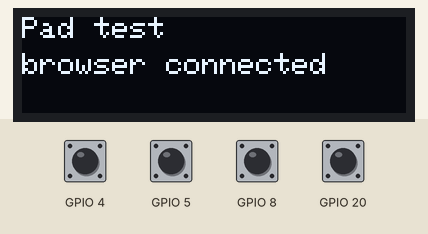
A sketch run on a simulated Seeed XIAO ESP32-C3. Parts: 128×32 one-colour display. The inputs (shaded band) are chosen by the test bench; at power-on: GPIO 4, GPIO 5, GPIO 8, GPIO 20 HIGH. Nothing arrives over Bluetooth unless stated; a phone connects over Bluetooth LE 3 s after start; what the sketch prints to the serial monitor is not drawn.

Above: at 3.6 s.
3.7 s: GPIO 4 pulled LOW for 0.15 s
At 4.6 s:
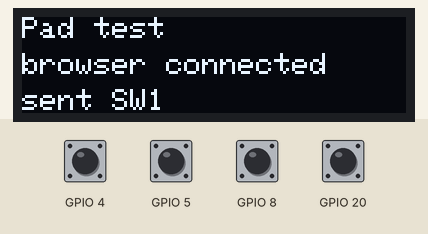
5.3 s: GPIO 5 pulled LOW for 0.15 s
At 5.8 s:
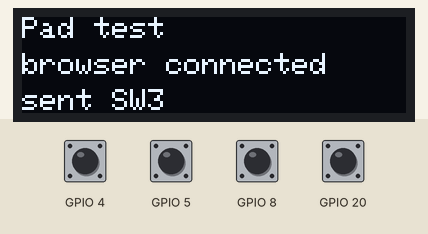
6.9 s: GPIO 8 pulled LOW for 0.15 s
At 8.1 s:
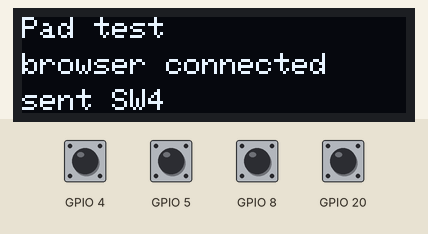
8.5 s: GPIO 20 pulled LOW for 0.15 s
At 9.4 s:
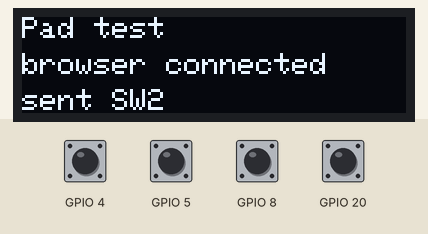
Timing chart, 0 to 11.1 s (numbered marks = the images above; inputs shaded):
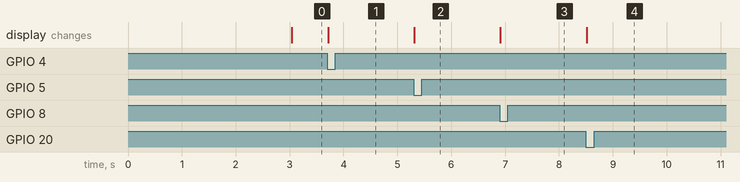

Measured:
- after the input at 3.7 s, the display: changes at once (image 1)
- after the input at 5.3 s, the display: changes at once (image 2)
- after the input at 6.9 s, the display: changes at once (image 3)
- after the input at 8.5 s, the display: changes at once (image 4)

The sketch:

pad-test.ino
```cpp
// Pad test: the smallest thing that gets a key press from the s'mores-pad (XIAO ESP32-C3) into the browser.
// No keyboard emulation: the pad is a plain Bluetooth LE device ("FreezePad") with one characteristic that sends
// the switch name (SW1 … SW4) on every press. pad-test.html connects to it with Web Bluetooth (Chrome) and shows
// "works". The OLED shows whether a browser is connected and the last key sent.
// Libraries: none extra (BLE comes with the esp32 board package), Adafruit SSD1306 + GFX for the OLED.
// Board: XIAO_ESP32C3.
#include <Wire.h>
#include <Adafruit_GFX.h>
#include <Adafruit_SSD1306.h>
#include <BLEDevice.h>
#include <BLEServer.h>
#include <BLE2902.h>

// must match pad-test.html
#define SERVICE_UUID "6e0f0001-5a1e-4f2e-9c1b-f2ee2efd0001"
#define KEYS_UUID    "6e0f0002-5a1e-4f2e-9c1b-f2ee2efd0001"

Adafruit_SSD1306 display(128, 32, &Wire, -1);
bool oledOk = false;
BLECharacteristic *keysChar;
volatile bool connected = false;
const char *lastSent = "";

// pins checked on the real pad: SW1 D2, SW2 D7, SW3 D3, SW4 D8 (each to GND, read LOW when pressed)
struct Key { int pin; const char *name; bool state; unsigned long changed; };
Key keys[] = {
  { D2, "SW1", HIGH, 0 },
  { D7, "SW2", HIGH, 0 },
  { D3, "SW3", HIGH, 0 },
  { D8, "SW4", HIGH, 0 },
};

void show() {
  if (!oledOk) return;
  display.clearDisplay();
  display.setTextColor(SSD1306_WHITE);
  display.setTextSize(1);
  display.setCursor(0, 0);
  display.print("Pad test");
  display.setCursor(0, 12);
  display.print(connected ? "browser connected" : "waiting for browser");
  display.setCursor(0, 24);
  if (*lastSent) { display.print("sent "); display.print(lastSent); }
  display.display();
}

class ServerCallbacks : public BLEServerCallbacks {
  void onConnect(BLEServer *server) override { connected = true; }
  void onDisconnect(BLEServer *server) override { connected = false; server->startAdvertising(); }   // findable again
};

void setup() {
  Serial.begin(115200);
  for (Key &k : keys) pinMode(k.pin, INPUT_PULLUP);

  Wire.begin(7, 6);   // swapped: SDA = GPIO7, SCL = GPIO6
  oledOk = display.begin(SSD1306_SWITCHCAPVCC, 0x3C);

  BLEDevice::init("FreezePad");
  BLEServer *server = BLEDevice::createServer();
  server->setCallbacks(new ServerCallbacks());
  BLEService *service = server->createService(SERVICE_UUID);
  keysChar = service->createCharacteristic(KEYS_UUID, BLECharacteristic::PROPERTY_READ | BLECharacteristic::PROPERTY_NOTIFY);
#if ESP_ARDUINO_VERSION < ESP_ARDUINO_VERSION_VAL(3, 3, 0)
  keysChar->addDescriptor(new BLE2902());   // lets the browser turn notifications on (added automatically from 3.3)
#endif
  keysChar->setValue((uint8_t *)"ready", 5);
  service->start();

  BLEAdvertising *adv = BLEDevice::getAdvertising();
  adv->addServiceUUID(SERVICE_UUID);
  adv->setScanResponse(true);               // the name goes in the scan response (no room next to the 128-bit UUID)
  BLEDevice::startAdvertising();

  Serial.println("Pad test ready: advertising as FreezePad");
  show();
}

void loop() {
  static bool wasConnected = false;
  unsigned long now = millis();
  for (Key &k : keys) {
    bool s = digitalRead(k.pin);
    if (s == k.state || now - k.changed <= 25) continue;   // debounce
    k.state = s; k.changed = now;
    if (s != LOW) continue;
    lastSent = k.name;
    Serial.printf("%s pressed, browser %s\n", k.name, connected ? "connected" : "not connected");
    if (connected) { keysChar->setValue((uint8_t *)k.name, strlen(k.name)); keysChar->notify(); }
    show();
  }
  if (connected != wasConnected) { wasConnected = connected; show(); }
  delay(1);
}
```
